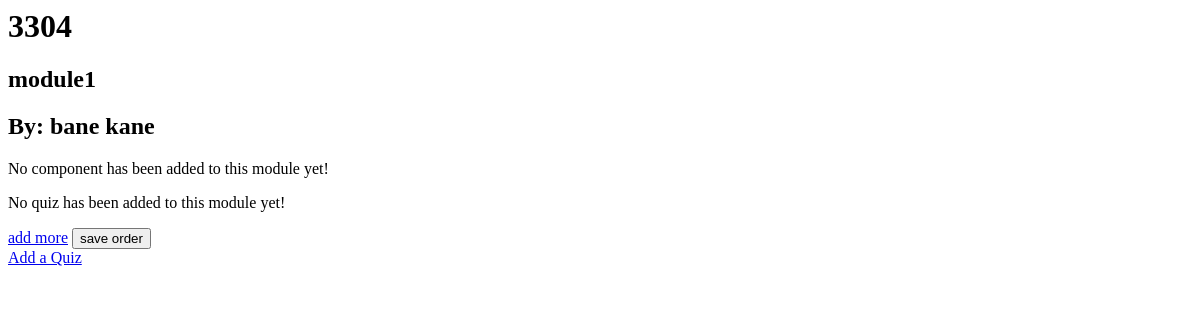
/system/manage/3/1/1/displayModuleContent/, run on an earlier commit of the app's database.
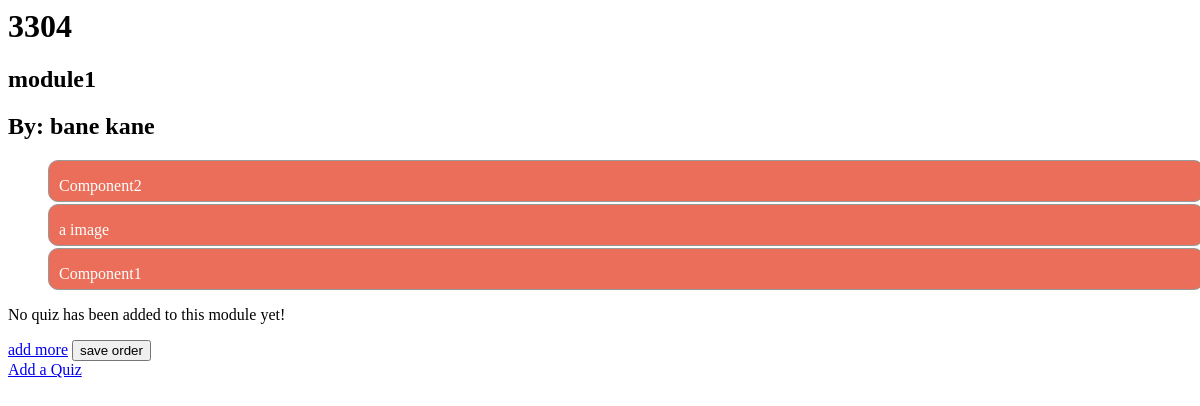
And on a later commit of the database.
### system/models.py (models this page shows, shortened)
class Component(models.Model):
	course=models.ForeignKey(Course,on_delete=models.CASCADE)
	module=models.ForeignKey(Module, default=None, null=True, blank=True, on_delete=models.SET_NULL)
	order=models.IntegerField(default=-1)
	title=models.CharField(max_length=200, blank=True)			# title of component?
	date_of_creation=models.DateField()
	date_of_lastUpdate=models.DateField()

class ComponentText(Component):
	content=models.TextField()

class Component(models.Model):
	course=models.ForeignKey(Course,on_delete=models.CASCADE)
	module=models.ForeignKey(Module, default=None, null=True, blank=True, on_delete=models.SET_NULL)
	order=models.IntegerField(default=-1)
	title=models.CharField(max_length=200, blank=True)			# title of component?
	date_of_creation=models.DateField()
	date_of_lastUpdate=models.DateField()

class ComponentImage(Component):
	path=models.CharField(max_length=200)

### system/moreviews/manageModules.py (the view)
# urls.py: path('manage/<int:instructor_id>/<int:course_id>/<int:module_id>/displayModuleContent/',manageModules.displayModuleContent,name='displayModuleContent'),
def displayModuleContent(request, **kwargs):
	module_id=kwargs['module_id']
	module=Module.objects.get(id=module_id)
	course=Course.objects.get(id=kwargs['course_id'])
	instructor=Instructor.objects.get(id=kwargs['instructor_id'])
	all_text_components=ComponentText.objects.filter(module__id=module_id)
	all_image_components=ComponentImage.objects.filter(module__id=module_id)
	quiz=Quiz.objects.filter(module__id=module_id)
	all_components=[None for i in range(len(all_text_components)+len(all_image_components))]
	for t in all_text_components:
		t.istext=True
		all_components[t.order]=t
	for i in all_image_components:
		i.isimage=True
		all_components[i.order]=i
	len_quiz=quiz.count()
	if len_quiz>0:
		quiz=quiz[0]
	template=loader.get_template("moduleContent.html")
	context={'components':all_components,
			 'len_component':len(all_components),
			 'quiz':quiz,
			 'len_quiz':len_quiz,
			 'instructor':instructor,
			 'course':course,
			 'module':module
			 }
	return HttpResponse(template.render(context,request))

### system/models.py (called while the page is built)
	def __str__(self):
		return f'{self.first_name} {self.last_name}'

### templates/moduleContent.html (shortened to what this page needs)
<head>
</head>
{% extends 'title.html' %}
{% block content %}
	{% if len_component > 0 %}
	<ul id="container">
		{% for component in components %}
			<li draggable="true" class="drag" id="{{component.pk}}">
				<p>{{component.title}}</p>
			</li>
		{% endfor %}
	</ul>
	{% else %}
		<p>No component has been added to this module yet!</p>
	{% endif %}
	{% if len_quiz > 0 %}
		<li>{{quiz}}</li>
	{% else %}
		<p>No quiz has been added to this module yet!</p>
	{% endif %}
<a href="{% url 'display_available_components' instructor.pk course.pk module.pk %}">add more</a>
<button id="btn" onclick="neworder()">save order</button>
<a href="/system/manage/{{instructor.id}}/{{course.id}}/{{module.id}}/selectQuiz/">Add a Quiz</a>
{% endblock%}

What changed in the data, as far as the page shows it:
now on this page (row unchanged): ComponentText: title "Component2"
added ComponentImage: title "a image"
now on this page (row unchanged): ComponentText: title "Component1"
Also different on the page:
text no longer shown: "No component has been added to this module yet!"
